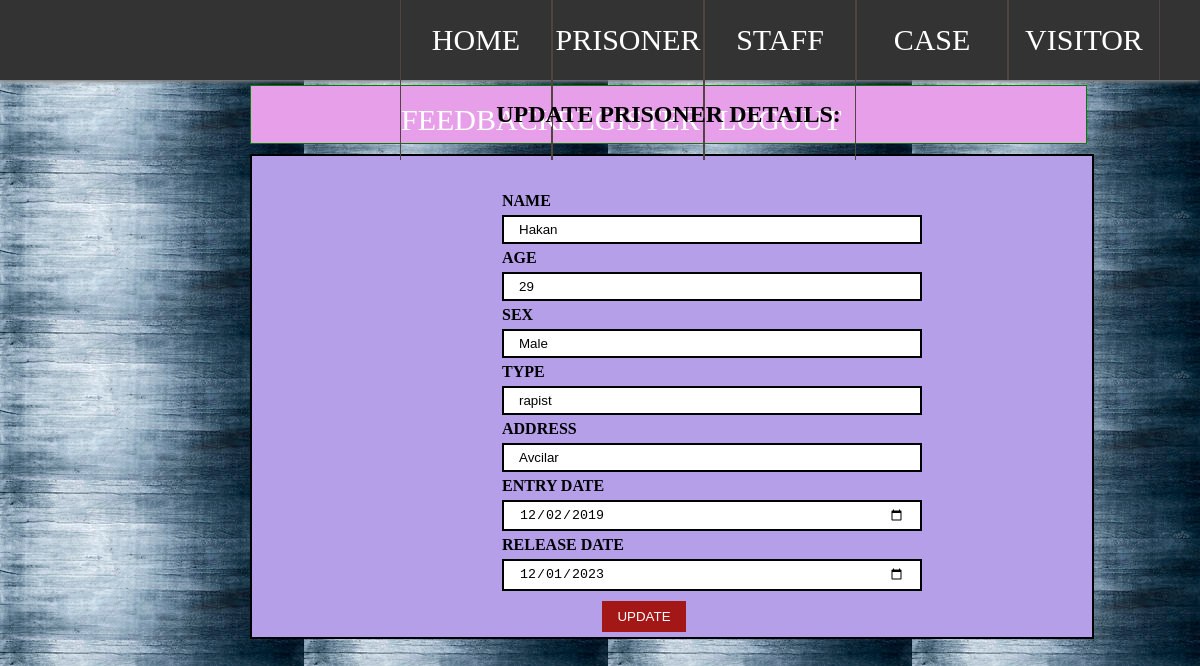
The app's page /updatePrisoner.php?edit=54 with its own data.
### tables this page shows
CREATE TABLE `prisoner` (
  `PID` int(11) NOT NULL,
  `PRISONER_NAME` varchar(30) NOT NULL,
  `AGE` int(11) NOT NULL,
  `SEX` varchar(6) NOT NULL,
  `TYPE` varchar(30) NOT NULL,
  `ADDRESS` text NOT NULL,
  `ENTRY_DATE` date NOT NULL,
  `RELEASE_DATE` date NOT NULL
);

### updatePrisoner.php (the view, shortened to what this page needs)
<!DOCTYPE html>
<html>
<body>
<body background="images/editbg.jpg">
<?php
	require 'conn.php';
	include 'index.php';
	if( isset($_GET["edit"]) )
	{
		$id = $_GET["edit"];
		$res= mysqli_query($conn,"SELECT * FROM prisoner WHERE PID='$id'");
		$row= mysqli_fetch_assoc($res);
	}
?>
<h2>UPDATE PRISONER DETAILS:</h2>
<form action="updatePrisoner.php" method="POST">
 <div class="container">
  <br><br><label><b>NAME</b></label> <br>
  <input type="text" name="newName" value="<?php echo $row['PRISONER_NAME']; ?>">
	<br>
		<label><b>AGE</b></label> <br>
    <input type="text" name="newAge" value="<?php echo $row['AGE']; ?>">
	<br>
	<label><b>SEX</b></label> <br>
    <input type="text" name="newSex" value="<?php echo $row['SEX']; ?>">
	<br>
		<label><b>TYPE</b></label> <br>
    <input type="text" name="newType" value="<?php echo $row['TYPE']; ?>">
<br>
		<label><b>ADDRESS</b></label> <br>
    <input type="text" name="newAddress" value="<?php echo $row['ADDRESS']; ?>">
<br>
		<label><b>ENTRY DATE</b></label> <br>
    <input type="date" name="newEntry" value="<?php echo $row['ENTRY_DATE']; ?>">
	<br>
		<label><b>RELEASE DATE</b></label> <br>
<input type="date" name="newRelease" value="<?php echo $row['RELEASE_DATE']; ?>">
<br>
  <button type="submit" name="btn" value=submit>UPDATE</button>
    </div>
</form>
</body>
</html>

### updatePrisoner.php (style rules this page uses)
h2 { border:1px solid green; text-align: center; color: black; padding: 15px 1px; margin:5px 113px 10px 250px; background-color:#E79FE9; }
form { width: 70%; border: 2px solid black; background-color: #B59FE9; margin: 0px 113px 10px 250px; }
input[type=text], input[type=date], input[type=select] { width: 50%; padding: 5px 15px; margin: 5px 250px; display: inline-block; border: 2px solid black; box-sizing: border-box; }
label,select { margin: 5px 250px; }
button { text-align: center; background-color: #A41717; color: white; padding: 8px 15px; margin: 5px 350px ; border: none; cursor: pointer; width: 10%; }

### index.php (style rules this page uses)
* { margin: 0px; padding: 0px; }

### records on screen
prisoner: newName "Hakan", newAge "29", newSex "Male", newType "rapist", newAddress "Avcilar", newEntry "12/02/2019", newRelease "12/01/2023"
